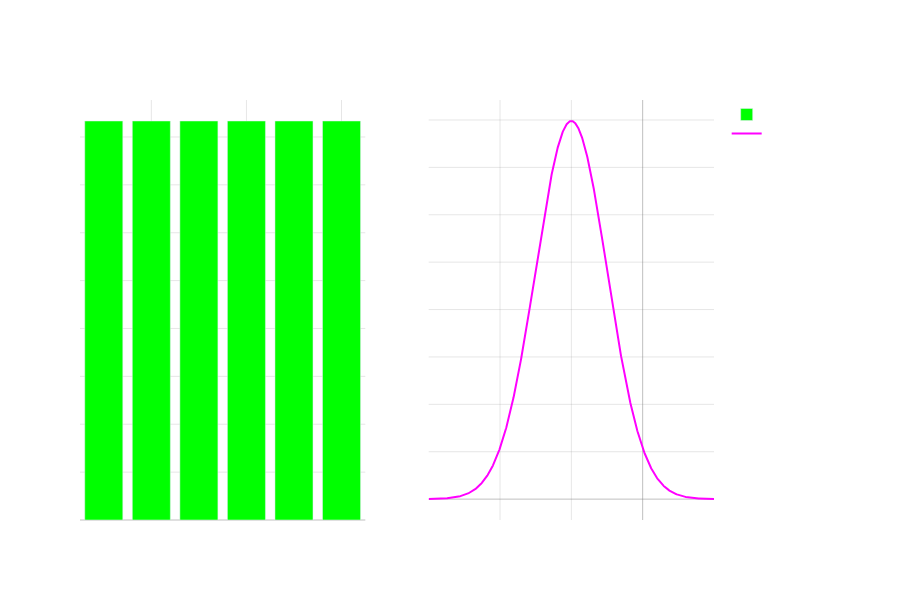

Notebook code for this chart:
### Markdown cell above
### 1.)  Outcomes as Random Variables

Random variables are mathematical objects used to model randomness

We can say that $Y$ is the outcome of a dice roll, and $X$ is the average value of a trading signal

In each of these cases, both $Y$ and $X$ are not *one outcome* in the sense of classical variables like $y$ and $x$ that represent numbers, instead these variables ($Y$, $X$) represent *distributions* - a set of possible outcomes according to a certain likelihood that is either predefined or observed.

### Code cell
import numpy as np
import plotly.graph_objects as go
from plotly.subplots import make_subplots

# Create figure with secondary y-axis
fig = make_subplots(rows=1, cols=2, subplot_titles=("Random Variable Y - Dice Roll", "Random Variable X - Trading Signal"))

# Left plot - Theoretical dice roll distribution (uniform probability)
dice_values = np.arange(1, 7)
probabilities = np.ones(6) / 6  # Equal probability of 1/6 for each outcome

fig.add_trace(
    go.Bar(x=dice_values, y=probabilities,
           name='Dice Roll Distribution',
           marker_color='#00FF00'),  # Neon green
    row=1, col=1
)

# Right plot - Normal distribution
x = np.linspace(-6, 2, 1000)
y = 1/(2*np.pi)**0.5 * np.exp(-0.5*(x - (-2))**2)

fig.add_trace(
    go.Scatter(x=x, y=y,
               name='Normal Distribution',
               line=dict(color='#FF00FF', width=2)),  # Neon pink
    row=1, col=2
)

# Update layout
fig.update_layout(
    height=600,
    showlegend=True,
    plot_bgcolor='rgba(0,0,0,0)',
    paper_bgcolor='rgba(0,0,0,0)',
    font=dict(color='white'),
    title_text='Random Variable Examples',
    title_x=0.5,
    title_font_size=20
)

# Update axes
for i in [1, 2]:
    fig.update_xaxes(showgrid=True, gridwidth=1, gridcolor='rgba(128,128,128,0.2)',
                     zeroline=True, zerolinewidth=1, zerolinecolor='rgba(128,128,128,0.5)',
                     row=1, col=i)
    fig.update_yaxes(showgrid=True, gridwidth=1, gridcolor='rgba(128,128,128,0.2)',
                     zeroline=True, zerolinewidth=1, zerolinecolor='rgba(128,128,128,0.5)',
                     row=1, col=i)

# Update subplot titles
fig.update_xaxes(title_text="Dice Value", row=1, col=1)
fig.update_xaxes(title_text="X", row=1, col=2)
fig.update_yaxes(title_text="Probability", row=1, col=1)
fig.update_yaxes(title_text="Density", row=1, col=2)

fig.show()

### Figure 1 — Plotly figure (JSON) as saved in the notebook; plotly's stock layout.template omitted (floating-point values rounded to 4 significant figures; data arrays with more than 128 entries replaced by an {"elided": "..."} marker saying what was removed)
{"data": [{"marker": {"color": "#00FF00"}, "name": "Dice Roll Distribution", "type": "bar", "x": [1, 2, 3, 4, 5, 6], "xaxis": "x", "y": [0.1667, 0.1667, 0.1667, 0.1667, 0.1667, 0.1667], "yaxis": "y"}, {"line": {"color": "#FF00FF", "width": 2}, "name": "Normal Distribution", "type": "scatter", "x": {"elided": "1000 float values"}, "xaxis": "x2", "y": {"elided": "1000 float values"}, "yaxis": "y2"}], "layout": {"annotations": [{"font": {"size": 16}, "showarrow": false, "text": "Random Variable Y - Dice Roll", "x": 0.225, "xanchor": "center", "xref": "paper", "y": 1, "yanchor": "bottom", "yref": "paper"}, {"font": {"size": 16}, "showarrow": false, "text": "Random Variable X - Trading Signal", "x": 0.775, "xanchor": "center", "xref": "paper", "y": 1, "yanchor": "bottom", "yref": "paper"}], "font": {"color": "white"}, "height": 600, "paper_bgcolor": "rgba(0,0,0,0)", "plot_bgcolor": "rgba(0,0,0,0)", "showlegend": true, "title": {"font": {"size": 20}, "text": "Random Variable Examples", "x": 0.5}, "xaxis": {"anchor": "y", "domain": [0, 0.45], "gridcolor": "rgba(128,128,128,0.2)", "gridwidth": 1, "showgrid": true, "title": {"text": "Dice Value"}, "zeroline": true, "zerolinecolor": "rgba(128,128,128,0.5)", "zerolinewidth": 1}, "xaxis2": {"anchor": "y2", "domain": [0.55, 1], "gridcolor": "rgba(128,128,128,0.2)", "gridwidth": 1, "showgrid": true, "title": {"text": "X"}, "zeroline": true, "zerolinecolor": "rgba(128,128,128,0.5)", "zerolinewidth": 1}, "yaxis": {"anchor": "x", "domain": [0, 1], "gridcolor": "rgba(128,128,128,0.2)", "gridwidth": 1, "showgrid": true, "title": {"text": "Probability"}, "zeroline": true, "zerolinecolor": "rgba(128,128,128,0.5)", "zerolinewidth": 1}, "yaxis2": {"anchor": "x2", "domain": [0, 1], "gridcolor": "rgba(128,128,128,0.2)", "gridwidth": 1, "showgrid": true, "title": {"text": "Density"}, "zeroline": true, "zerolinecolor": "rgba(128,128,128,0.5)", "zerolinewidth": 1}}}
